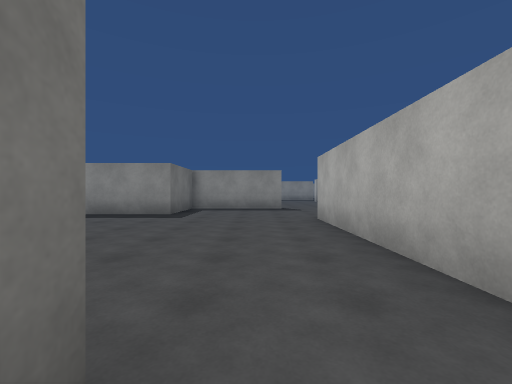
view 1 (above)

24 first-person views from a walk through a Unity game level. The camera is 1.3 m above the floor, looks level and sees 90° across. The floor is counted in squares, 2 m on a side. Each view is taken from the middle of a square. On the plan, view 1 faces up. The plan holds only what a view shows up to about 9 squares ahead; the rest is blank. The place goes on beyond the plan. Surface patterns are stand-ins for the level's own textures.

view 2
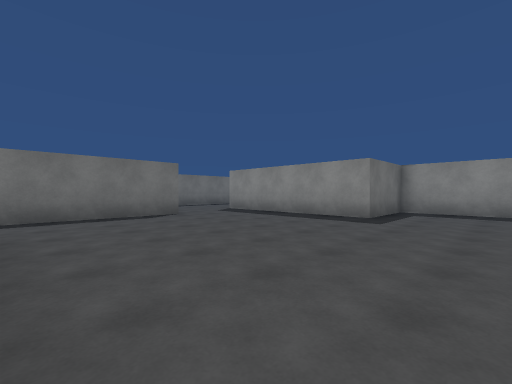

view 3
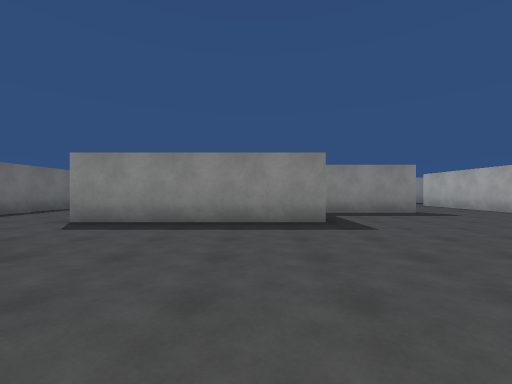

view 4
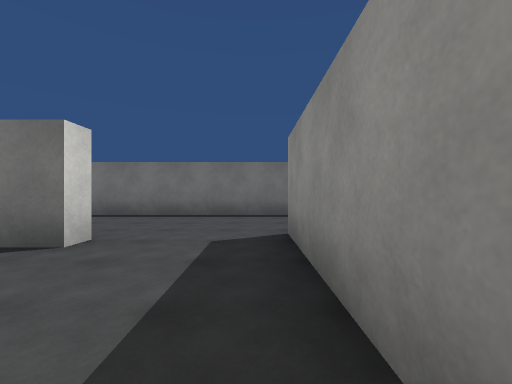

view 5
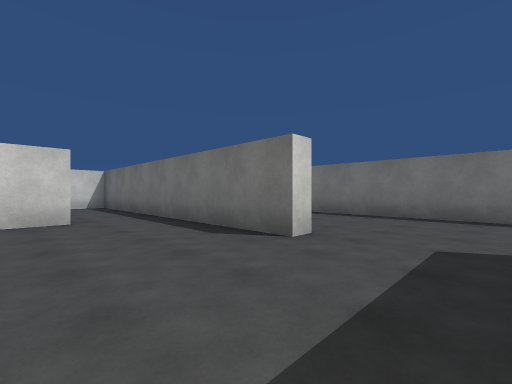

view 6
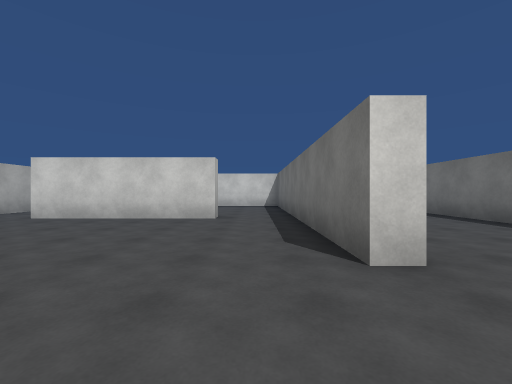

view 7
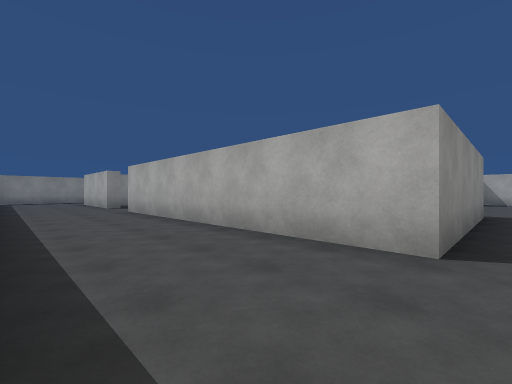

view 8
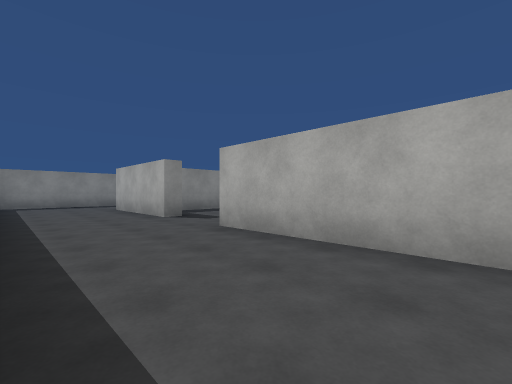

view 9
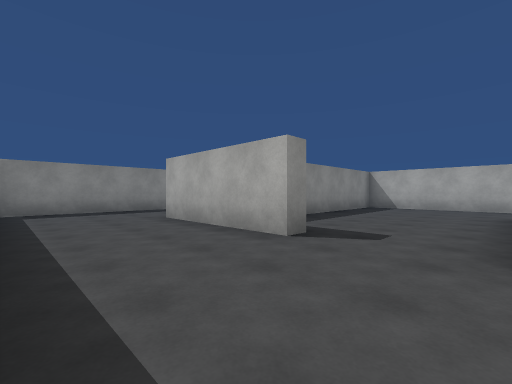

view 10
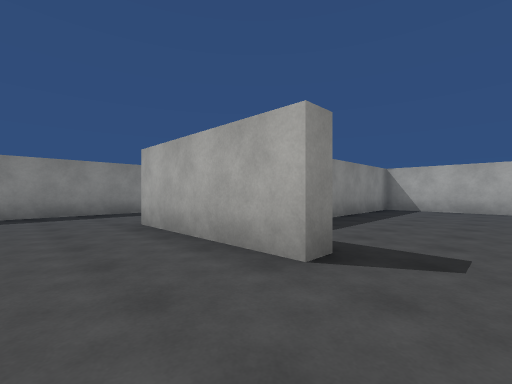

view 11
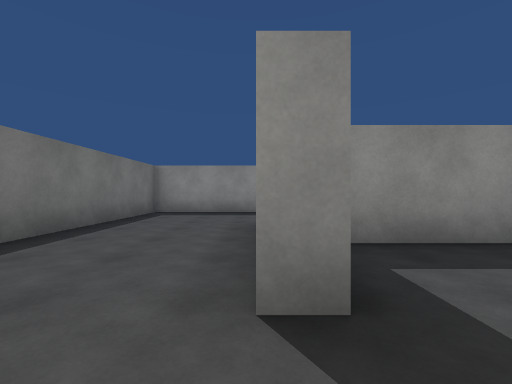

view 12
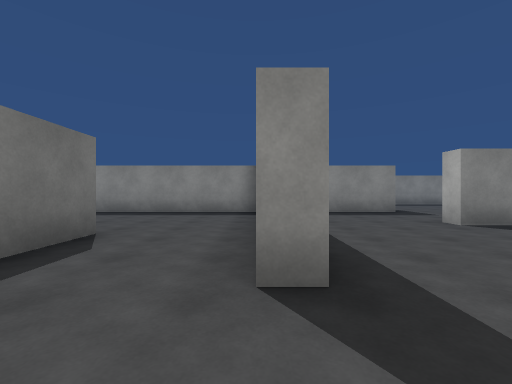

view 13
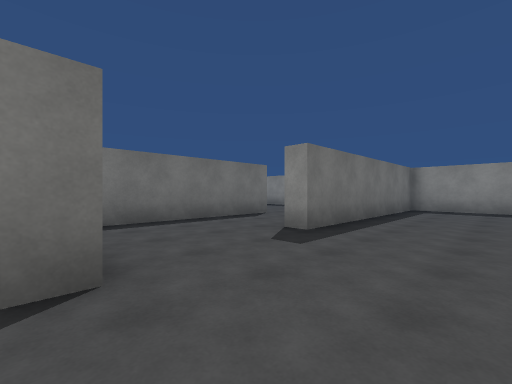

view 14
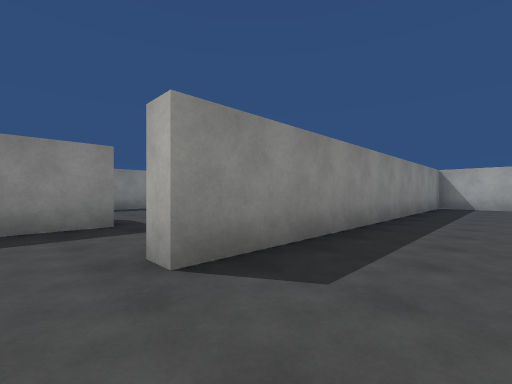

view 15
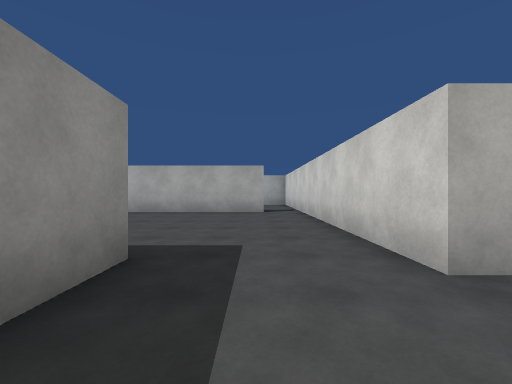

view 16
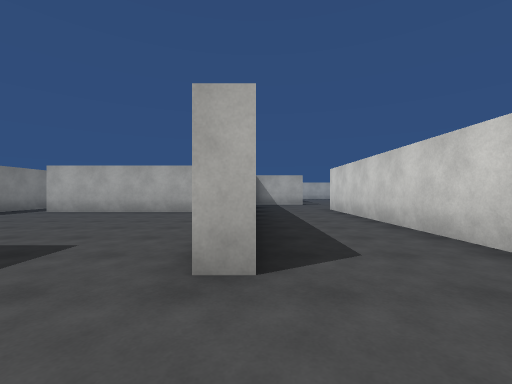

view 17
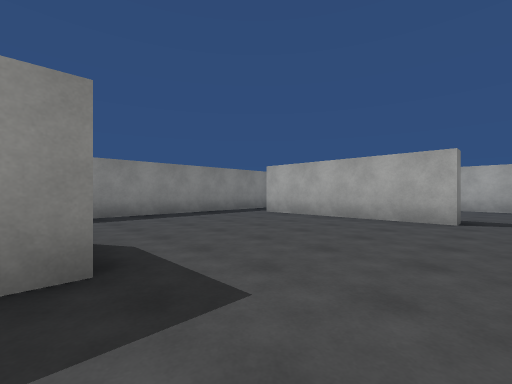

view 18
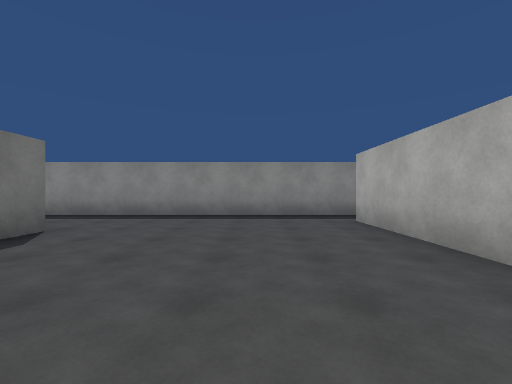

view 19
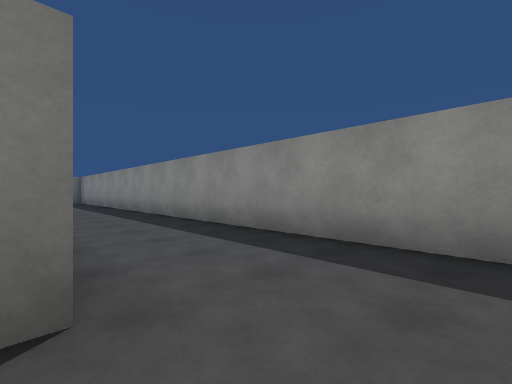

view 20
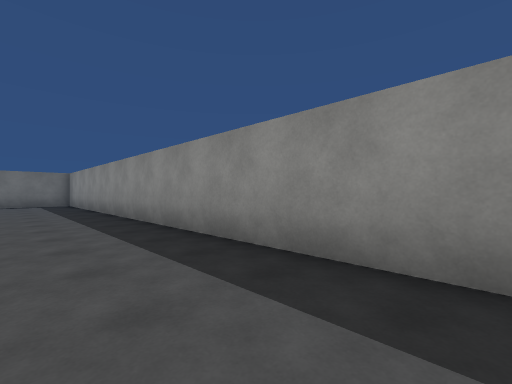

view 21
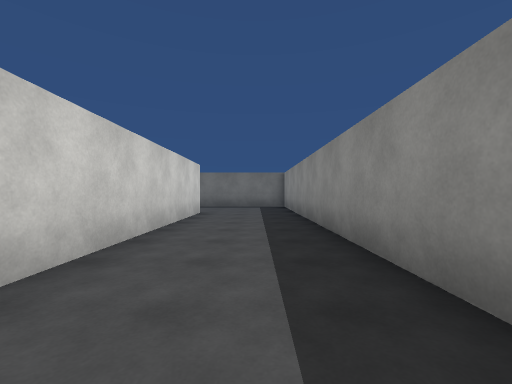

view 22
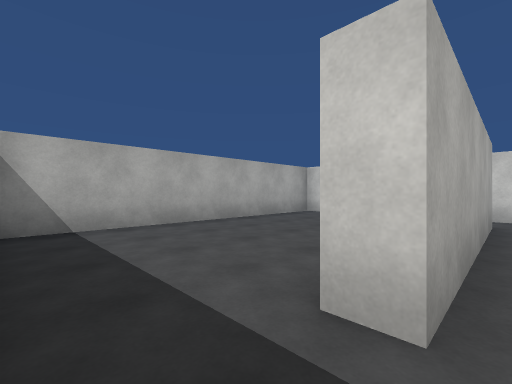

view 23
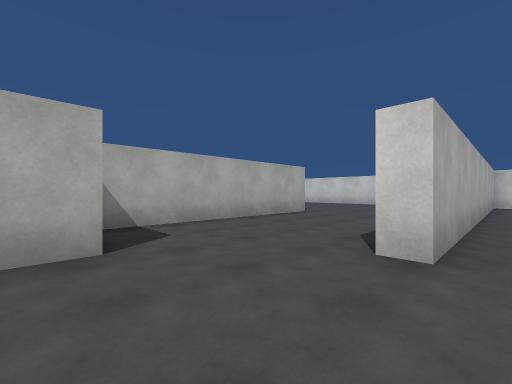

view 24
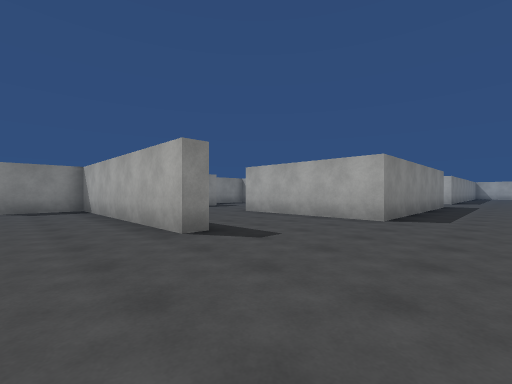

### Floor plan
Points are (right, up) in squares from view 1. A wall is a line through its corners. A room is listed if a view was taken in it or the views show most of it. See-through windows are left out.
Room 1 (view 1)
walls: (1.5, -2.9) (1.5, 0.5); (-7, 0.4) (-7, -2.8)
ways out: opening at (-5.5, 0) to room 2; opening at (0.5, -0.5) to room 2
Room 2 (views 2, 3, 4, 5, 6, 7, 8, 9, 10, 11, 12, 14, 15, 16, 17, 18, 19, 20, 21, 22, 23)
walls: (-2.5, 16) (-2.5, 11.4); (0, 16) (0, 17.4); (1, 10) (-2.5, 10) (-2.5, 7.5) (-8, 7.5) (-8, 16); (4, 17) (4, 17.5) (11, 17.5); (-7.5, 18.3) (-8, 18.3) (-8, 22.3) (-1.8, 22.3); (-11.3, 11) (-11.3, -0.9); (4.5, 20.2) (0.5, 20.2) (0.5, 13.8) (0, 13.8); (-7.5, 4.8) (-7, 4.8) (-7, 0.4); (4.5, 22.2) (4.5, 21.5); (-5, 0.8) (-0.5, 0.8); (1.5, 0.5) (1.5, 6.2) (2, 6.2); (10.8, 18.7) (10.3, 18.7) (10.3, 23.7) (10.8, 23.7); (11, 25.3) (-11.3, 25.3) (-11.3, 20.2)
ways out: opening at (-5.5, 0) to room 1; opening at (0.5, -0.5) to room 1; opening at (2.5, 10) to room 3; opening at (3, 8) to room 3; opening at (4.5, 15.5) to room 3; opening at (11, 18) to room 4; opening at (11, 24.5) to room 4; opening at (-8, 17.5); opening at (-1.5, 16.5)
Room 3 (views 13, 24)
walls: (14.8, 0) (10, 0) (10, 4.5); (15, 15) (15, 15.8); (6.5, 1.6) (6, 1.6) (6, 8.2) (4, 8.2) (4, 11); (13.8, 17) (4, 17); (4.8, 14.2) (11, 14.2); (1, 10.6) (1, 10)
ways out: opening at (2.5, 10) to room 2; opening at (3, 8) to room 2; opening at (4.5, 15.5) to room 2
Room 4 (no view inside)
walls: (15, 17.5) (15, 25)
ways out: opening at (11, 18) to room 2; opening at (11, 24.5) to room 2

Where each view was taken, in squares from view 1:
view 1: 0 up, 0 right, facing up
view 2: 1 up, 0 right, facing up-left
view 3: 2 up, 4 left, facing up
view 4: 7 up, 4 left, facing left
view 5: 7 up, 4 left, facing down-left
view 6: 7 up, 6 left, facing down
view 7: 7 up, 11 left, facing up-right
view 8: 12 up, 11 left, facing up-right
view 9: 16 up, 11 left, facing up-right
view 10: 17 up, 10 left, facing up-right
view 11: 17 up, 8 left, facing up
view 12: 12 up, 0 right, facing up
view 13: 10 up, 3 right, facing up-left
view 14: 15 up, 3 right, facing up-right
view 15: 19 up, 2 right, facing right
view 16: 17 up, 2 right, facing right
view 17: 18 up, 4 right, facing up-right
view 18: 18 up, 8 right, facing up
view 19: 22 up, 6 right, facing up-left
view 20: 23 up, 3 right, facing up-left
view 21: 24 up, 0 right, facing left
view 22: 25 up, 10 right, facing down-right
view 23: 9 up, 1 right, facing down-right
view 24: 2 down, 4 right, facing up-right
